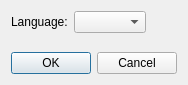
<?xml version="1.0" encoding="UTF-8"?>
<ui version="4.0">
 <author>Dmitry Baryshev</author>
 <class>Options</class>
 <widget class="QDialog" name="Options">
  <property name="geometry">
   <rect>
    <x>0</x>
    <y>0</y>
    <width>175</width>
    <height>85</height>
   </rect>
  </property>
  <property name="windowTitle">
   <string extracomment="Window title">Options</string>
  </property>
  <layout class="QGridLayout" name="gridLayout">
   <item row="0" column="0">
    <layout class="QHBoxLayout" name="horizontalLayout">
     <item>
      <widget class="QLabel" name="label_2">
       <property name="text">
        <string>Language:</string>
       </property>
      </widget>
     </item>
     <item>
      <widget class="QComboBox" name="comboLang">
       <property name="maxVisibleItems">
        <number>15</number>
       </property>
      </widget>
     </item>
     <item>
      <widget class="QLabel" name="labelRestart">
       <property name="toolTip">
        <string>Need restart</string>
       </property>
      </widget>
     </item>
     <item>
      <spacer name="horizontalSpacer">
       <property name="orientation">
        <enum>Qt::Horizontal</enum>
       </property>
       <property name="sizeHint" stdset="0">
        <size>
         <width>0</width>
         <height>20</height>
        </size>
       </property>
      </spacer>
     </item>
    </layout>
   </item>
   <item row="1" column="0">
    <spacer name="verticalSpacer">
     <property name="orientation">
      <enum>Qt::Vertical</enum>
     </property>
     <property name="sizeHint" stdset="0">
      <size>
       <width>20</width>
       <height>0</height>
      </size>
     </property>
    </spacer>
   </item>
   <item row="2" column="0">
    <widget class="QDialogButtonBox" name="buttonBox">
     <property name="orientation">
      <enum>Qt::Horizontal</enum>
     </property>
     <property name="standardButtons">
      <set>QDialogButtonBox::Cancel|QDialogButtonBox::Ok</set>
     </property>
    </widget>
   </item>
  </layout>
 </widget>
 <tabstops>
  <tabstop>buttonBox</tabstop>
 </tabstops>
 <resources/>
 <connections>
  <connection>
   <sender>buttonBox</sender>
   <signal>accepted()</signal>
   <receiver>Options</receiver>
   <slot>accept()</slot>
   <hints>
    <hint type="sourcelabel">
     <x>370</x>
     <y>241</y>
    </hint>
    <hint type="destinationlabel">
     <x>157</x>
     <y>274</y>
    </hint>
   </hints>
  </connection>
  <connection>
   <sender>buttonBox</sender>
   <signal>rejected()</signal>
   <receiver>Options</receiver>
   <slot>reject()</slot>
   <hints>
    <hint type="sourcelabel">
     <x>370</x>
     <y>241</y>
    </hint>
    <hint type="destinationlabel">
     <x>286</x>
     <y>274</y>
    </hint>
   </hints>
  </connection>
 </connections>
 <slots>
  <slot>slotSomethingImportantChanged()</slot>
 </slots>
</ui>
